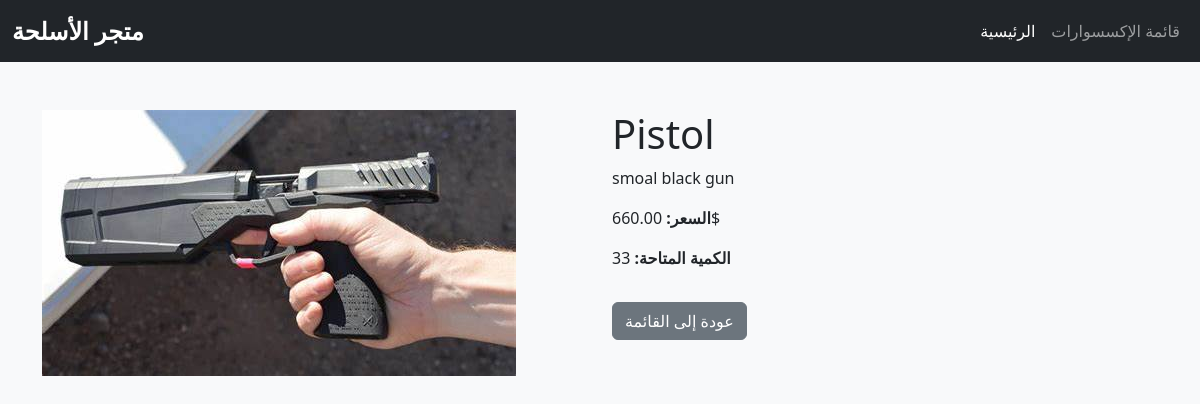
Screenshot of /weapons/4/ with the database file from the repository.
### store/models.py (models this page shows, shortened)
class Weapon(models.Model):
    name = models.CharField(max_length=100)
    category = models.CharField(max_length=50)  # نوع السلاح (مسدس، بندقية، إلخ)
    price = models.DecimalField(max_digits=10, decimal_places=2)
    description = models.TextField()
    stock = models.IntegerField(default=0)  # الكمية المتاحة
    image = models.ImageField(upload_to='weapon_images/')

### store/views.py (the view)
# urls.py: path('weapons/<int:id>/', views.weapon_detail, name='weapon_detail'),  # تفاصيل السلاح
def weapon_detail(request, id):
    weapon = get_object_or_404(Weapon, id=id)
    return render(request, 'store/weapon_detail.html', {'weapon': weapon})

### store/templates/store/weapon_detail.html (shortened to what this page needs)
{% extends 'store/base.html' %}
{% block content %}
<div class="row">
    <div class="col-md-6">
        <img src="{{ weapon.image.url }}" class="img-fluid" alt="{{ weapon.name }}">
    </div>
    <div class="col-md-6">
        <h1>{{ weapon.name }}</h1>
        <p>{{ weapon.description }}</p>
        <p><strong>السعر: </strong>{{ weapon.price }}$</p>
        <p><strong>الكمية المتاحة: </strong>{{ weapon.stock }}</p>
        <a href="{% url 'weapon_list' %}" class="btn btn-secondary mt-3">عودة إلى القائمة</a>
    </div>
</div>
{% endblock %}

### static/css/style.css (style rules this page uses)
body { background-color: #f8f9fa; }

### rows the page displays
Weapon: image (picture), name "Pistol", description "smoal black gun", price "660.00", stock "33"
